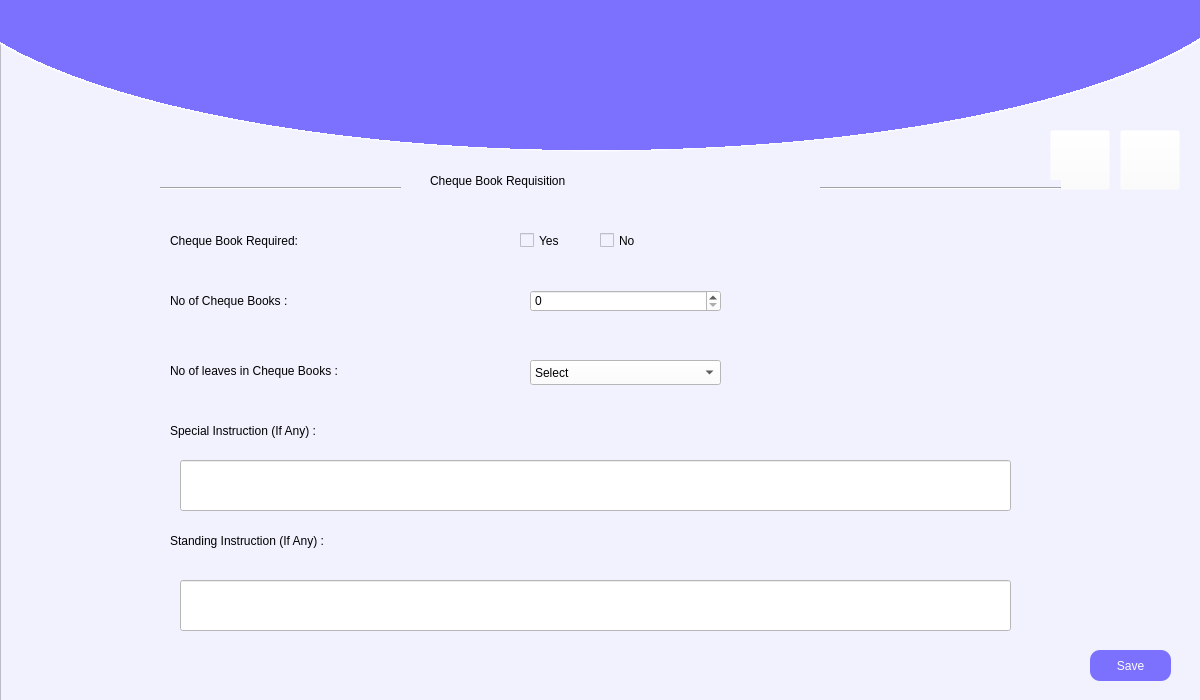
<?xml version="1.0" encoding="UTF-8"?>
<ui version="4.0">
 <class>Form</class>
 <widget class="QWidget" name="Form">
  <property name="geometry">
   <rect>
    <x>0</x>
    <y>0</y>
    <width>1200</width>
    <height>700</height>
   </rect>
  </property>
  <property name="maximumSize">
   <size>
    <width>1200</width>
    <height>700</height>
   </size>
  </property>
  <property name="windowTitle">
   <string>Form</string>
  </property>
  <widget class="QFrame" name="MainFrame">
   <property name="geometry">
    <rect>
     <x>0</x>
     <y>-20</y>
     <width>1281</width>
     <height>721</height>
    </rect>
   </property>
   <property name="styleSheet">
    <string notr="true">background-color: rgb(242, 242, 255);</string>
   </property>
   <property name="frameShape">
    <enum>QFrame::StyledPanel</enum>
   </property>
   <property name="frameShadow">
    <enum>QFrame::Raised</enum>
   </property>
   <widget class="QWidget" name="TopBlueCurve" native="true">
    <property name="geometry">
     <rect>
      <x>-100</x>
      <y>-230</y>
      <width>1400</width>
      <height>410</height>
     </rect>
    </property>
    <property name="autoFillBackground">
     <bool>false</bool>
    </property>
    <property name="styleSheet">
     <string notr="true">background-color: qradialgradient(spread:pad, cx:0.5, cy:0.5, radius:0.911, fx:0.495, fy:0.5, stop:0 rgba(124, 112, 255, 255), stop:0.522167 rgba(124, 112, 255, 255), stop:0.522685 rgba(255, 255, 255, 255), stop:0.527094 rgba(255, 255, 255, 0));
</string>
    </property>
   </widget>
   <widget class="QSpinBox" name="checkBooks">
    <property name="geometry">
     <rect>
      <x>530</x>
      <y>310</y>
      <width>191</width>
      <height>22</height>
     </rect>
    </property>
    <property name="styleSheet">
     <string notr="true">background-color: rgb(255, 255, 255);font: 11pt &quot;MS Shell Dlg 2&quot;;</string>
    </property>
    <property name="maximum">
     <number>3</number>
    </property>
    <property name="singleStep">
     <number>1</number>
    </property>
   </widget>
   <widget class="QLabel" name="label">
    <property name="geometry">
     <rect>
      <x>430</x>
      <y>180</y>
      <width>371</width>
      <height>41</height>
     </rect>
    </property>
    <property name="styleSheet">
     <string notr="true">font: 75 18pt &quot;Segoe UI Black&quot;;</string>
    </property>
    <property name="text">
     <string>Cheque Book Requisition</string>
    </property>
   </widget>
   <widget class="QLabel" name="label_2">
    <property name="geometry">
     <rect>
      <x>170</x>
      <y>230</y>
      <width>321</width>
      <height>61</height>
     </rect>
    </property>
    <property name="styleSheet">
     <string notr="true">font: 87 14pt &quot;Segoe UI Black&quot;;</string>
    </property>
    <property name="text">
     <string>Cheque Book Required: </string>
    </property>
   </widget>
   <widget class="QLabel" name="label_4">
    <property name="geometry">
     <rect>
      <x>170</x>
      <y>360</y>
      <width>351</width>
      <height>61</height>
     </rect>
    </property>
    <property name="styleSheet">
     <string notr="true">font: 14pt &quot;Segoe UI Black&quot;;</string>
    </property>
    <property name="text">
     <string>No of leaves in Cheque Books :</string>
    </property>
   </widget>
   <widget class="QLabel" name="label_6">
    <property name="geometry">
     <rect>
      <x>170</x>
      <y>420</y>
      <width>331</width>
      <height>61</height>
     </rect>
    </property>
    <property name="styleSheet">
     <string notr="true">font: 14pt &quot;Segoe UI Black&quot;;</string>
    </property>
    <property name="text">
     <string>Special Instruction (If Any) :</string>
    </property>
   </widget>
   <widget class="QLabel" name="label_7">
    <property name="geometry">
     <rect>
      <x>170</x>
      <y>530</y>
      <width>361</width>
      <height>61</height>
     </rect>
    </property>
    <property name="styleSheet">
     <string notr="true">font: 14pt &quot;Segoe UI Black&quot;;</string>
    </property>
    <property name="text">
     <string>Standing Instruction (If Any) :</string>
    </property>
   </widget>
   <widget class="QCheckBox" name="NoBox">
    <property name="geometry">
     <rect>
      <x>600</x>
      <y>220</y>
      <width>70</width>
      <height>81</height>
     </rect>
    </property>
    <property name="styleSheet">
     <string notr="true">font: 11pt &quot;Segoe UI Black&quot;;</string>
    </property>
    <property name="text">
     <string>No</string>
    </property>
   </widget>
   <widget class="QCheckBox" name="YesBox">
    <property name="geometry">
     <rect>
      <x>520</x>
      <y>230</y>
      <width>70</width>
      <height>61</height>
     </rect>
    </property>
    <property name="styleSheet">
     <string notr="true">font: 11pt &quot;Segoe UI Black&quot;;</string>
    </property>
    <property name="text">
     <string>Yes</string>
    </property>
    <property name="checked">
     <bool>false</bool>
    </property>
    <property name="tristate">
     <bool>false</bool>
    </property>
   </widget>
   <widget class="QLabel" name="label_3">
    <property name="geometry">
     <rect>
      <x>170</x>
      <y>290</y>
      <width>271</width>
      <height>61</height>
     </rect>
    </property>
    <property name="styleSheet">
     <string notr="true">font: 14pt&quot;Segoe UI Black&quot;;</string>
    </property>
    <property name="text">
     <string>No of Cheque Books :</string>
    </property>
   </widget>
   <widget class="QComboBox" name="checks">
    <property name="geometry">
     <rect>
      <x>530</x>
      <y>380</y>
      <width>191</width>
      <height>25</height>
     </rect>
    </property>
    <property name="styleSheet">
     <string notr="true">background-color: rgb(255, 255, 255);font: 11pt &quot;MS Shell Dlg 2&quot;;</string>
    </property>
    <item>
     <property name="text">
      <string>Select</string>
     </property>
    </item>
    <item>
     <property name="text">
      <string>25</string>
     </property>
    </item>
    <item>
     <property name="text">
      <string>50</string>
     </property>
    </item>
    <item>
     <property name="text">
      <string>100</string>
     </property>
    </item>
   </widget>
   <widget class="QPushButton" name="forward">
    <property name="geometry">
     <rect>
      <x>1120</x>
      <y>150</y>
      <width>60</width>
      <height>60</height>
     </rect>
    </property>
    <property name="cursor">
     <cursorShape>PointingHandCursor</cursorShape>
    </property>
    <property name="styleSheet">
     <string notr="true">background-color: rgba(255, 255, 255, 0);</string>
    </property>
    <property name="text">
     <string/>
    </property>
    <property name="icon">
     <iconset>
      <normaloff>../Images/arroe_right.png</normaloff>../Images/arroe_right.png</iconset>
    </property>
    <property name="iconSize">
     <size>
      <width>60</width>
      <height>60</height>
     </size>
    </property>
   </widget>
   <widget class="QPushButton" name="back">
    <property name="geometry">
     <rect>
      <x>1050</x>
      <y>150</y>
      <width>60</width>
      <height>60</height>
     </rect>
    </property>
    <property name="cursor">
     <cursorShape>PointingHandCursor</cursorShape>
    </property>
    <property name="styleSheet">
     <string notr="true">background-color: rgba(255, 255, 255, 0);</string>
    </property>
    <property name="text">
     <string/>
    </property>
    <property name="icon">
     <iconset>
      <normaloff>../Images/arroe_left.png</normaloff>../Images/arroe_left.png</iconset>
    </property>
    <property name="iconSize">
     <size>
      <width>60</width>
      <height>60</height>
     </size>
    </property>
   </widget>
   <widget class="QPushButton" name="Save">
    <property name="geometry">
     <rect>
      <x>1090</x>
      <y>670</y>
      <width>81</width>
      <height>31</height>
     </rect>
    </property>
    <property name="cursor">
     <cursorShape>PointingHandCursor</cursorShape>
    </property>
    <property name="styleSheet">
     <string notr="true">background-color: rgb(124, 112, 255);
color: rgb(255, 255, 255);
font: 87 14pt &quot;Segoe UI Black&quot;;
border-radius: 10px</string>
    </property>
    <property name="text">
     <string>Save</string>
    </property>
   </widget>
   <widget class="QLabel" name="error">
    <property name="geometry">
     <rect>
      <x>680</x>
      <y>669</y>
      <width>381</width>
      <height>31</height>
     </rect>
    </property>
    <property name="styleSheet">
     <string notr="true">font: 9pt &quot;MS Shell Dlg 2&quot;;
color: rgb(222, 0, 0);</string>
    </property>
    <property name="text">
     <string/>
    </property>
    <property name="alignment">
     <set>Qt::AlignCenter</set>
    </property>
   </widget>
   <widget class="QLineEdit" name="specialInstructions">
    <property name="geometry">
     <rect>
      <x>180</x>
      <y>480</y>
      <width>831</width>
      <height>51</height>
     </rect>
    </property>
    <property name="styleSheet">
     <string notr="true">background-color: rgb(255, 255, 255);
font: 14pt &quot;MS Shell Dlg 2&quot;;</string>
    </property>
   </widget>
   <widget class="QLineEdit" name="standingInstructions">
    <property name="geometry">
     <rect>
      <x>180</x>
      <y>600</y>
      <width>831</width>
      <height>51</height>
     </rect>
    </property>
    <property name="styleSheet">
     <string notr="true">background-color: rgb(255, 255, 255);
font: 14pt &quot;MS Shell Dlg 2&quot;;</string>
    </property>
   </widget>
   <widget class="Line" name="line">
    <property name="geometry">
     <rect>
      <x>820</x>
      <y>200</y>
      <width>241</width>
      <height>16</height>
     </rect>
    </property>
    <property name="orientation">
     <enum>Qt::Horizontal</enum>
    </property>
   </widget>
   <widget class="Line" name="line_2">
    <property name="geometry">
     <rect>
      <x>160</x>
      <y>200</y>
      <width>241</width>
      <height>16</height>
     </rect>
    </property>
    <property name="orientation">
     <enum>Qt::Horizontal</enum>
    </property>
   </widget>
   <widget class="QPushButton" name="pushButton_2">
    <property name="geometry">
     <rect>
      <x>430</x>
      <y>30</y>
      <width>360</width>
      <height>150</height>
     </rect>
    </property>
    <property name="styleSheet">
     <string notr="true">background-color: rgba(255, 255, 255, 0);</string>
    </property>
    <property name="text">
     <string/>
    </property>
    <property name="icon">
     <iconset>
      <normaloff>../Images/Logo.png</normaloff>../Images/Logo.png</iconset>
    </property>
    <property name="iconSize">
     <size>
      <width>350</width>
      <height>350</height>
     </size>
    </property>
    <property name="flat">
     <bool>true</bool>
    </property>
   </widget>
  </widget>
 </widget>
 <resources>
  <include location="image.qrc"/>
 </resources>
 <connections/>
</ui>
